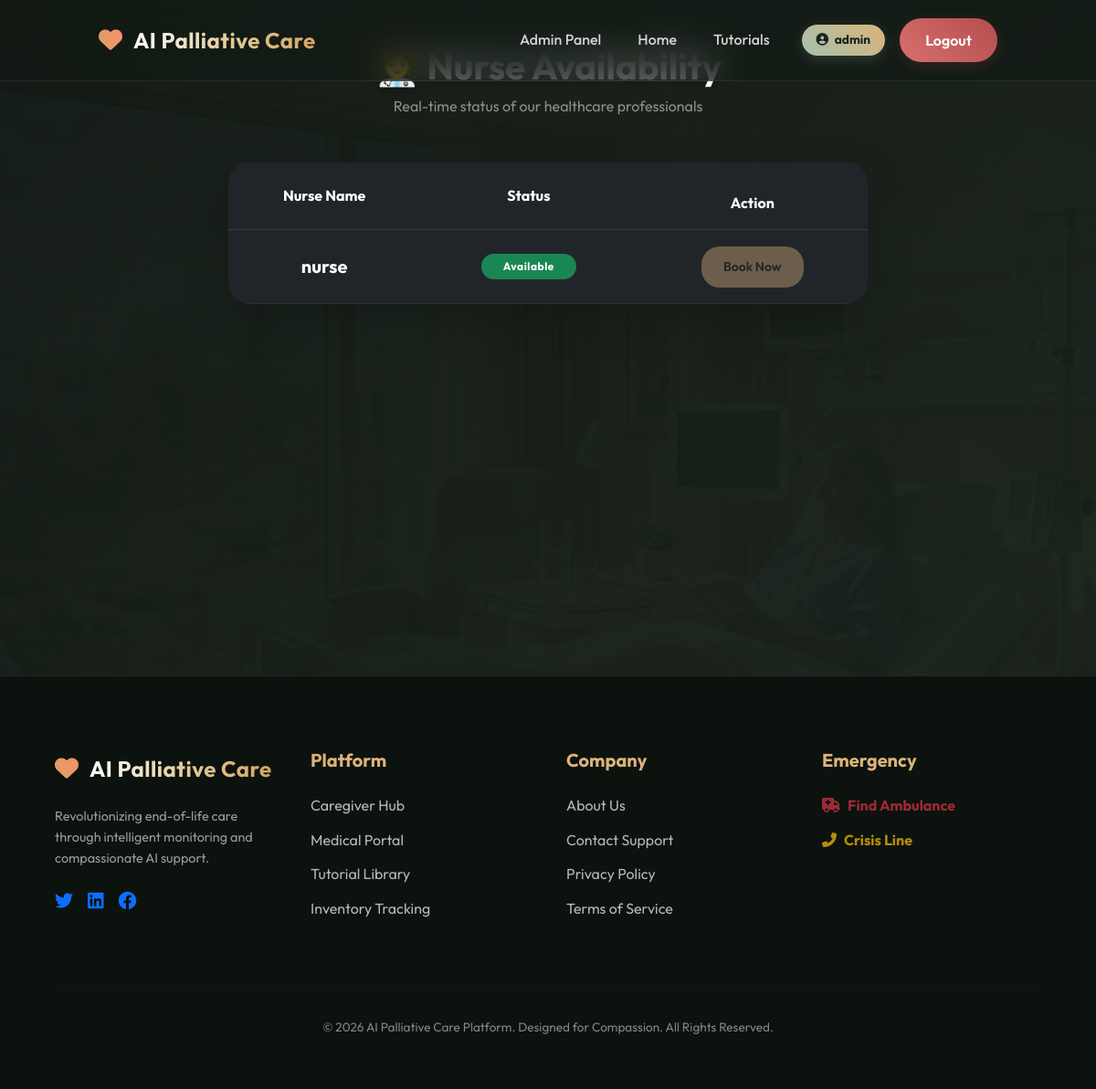
Page /nurse_availability (signed in) on the earlier database version.
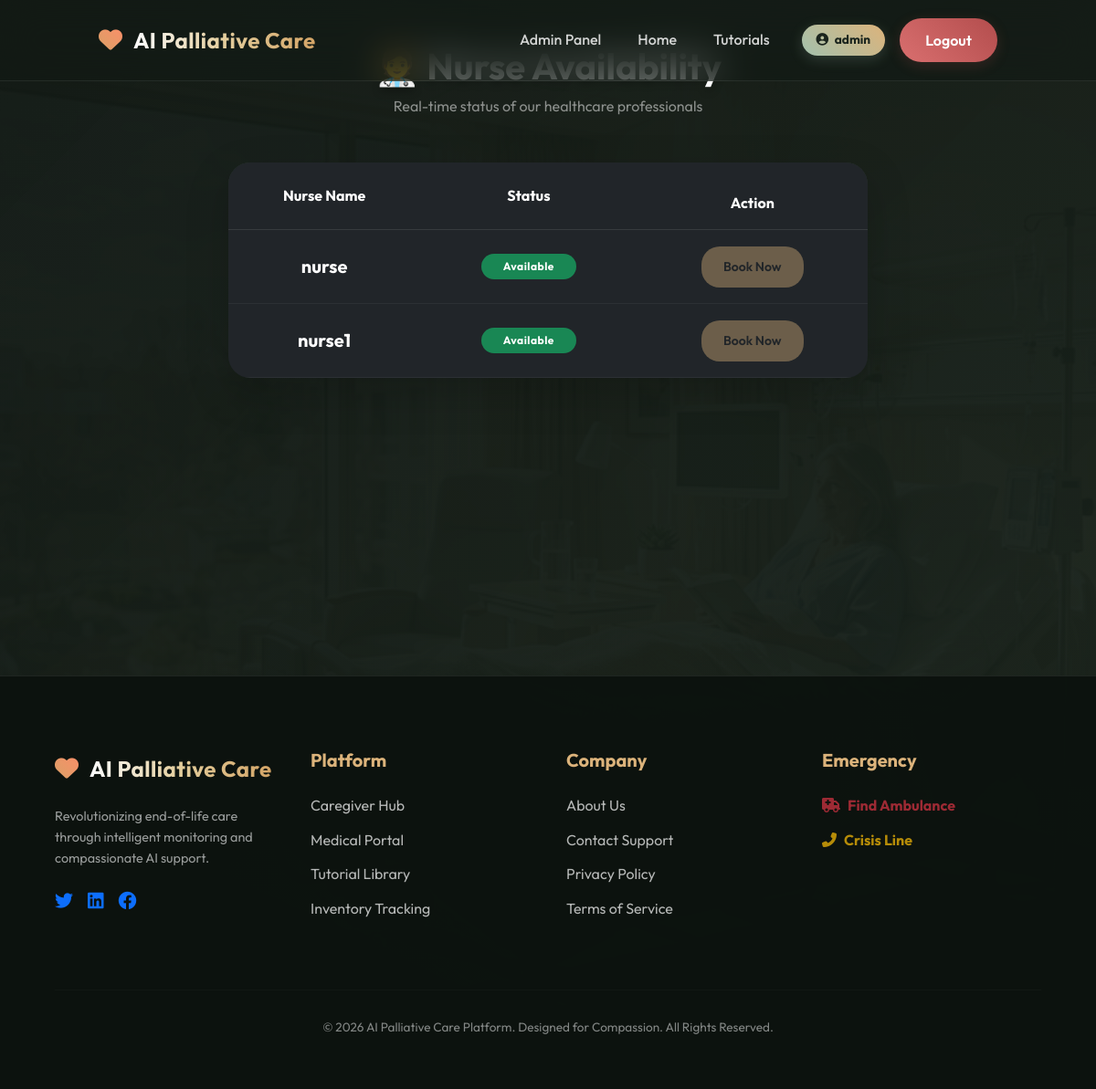
Same page on the later database version.
### tables this page shows
CREATE TABLE users(
        id INTEGER PRIMARY KEY AUTOINCREMENT,
        username TEXT UNIQUE,
        password TEXT,
        role TEXT,
        status TEXT DEFAULT 'Available'
    );

### app.py (the view)
@app.route("/nurse_availability")
def nurse_availability():
    if "user" not in session:
        return redirect("/login")
    conn = get_db()
    nurses = conn.execute(
        "SELECT username, status FROM users WHERE role='nurse'"
    ).fetchall()
    return render_template("nurse_availability.html", nurses=nurses)

### app.py (called while the page is built)
@app.after_request
def add_header(response):
    response.cache_control.no_store = True
    response.cache_control.no_cache = True
    response.cache_control.must_revalidate = True
    response.cache_control.max_age = 0
    return response

def get_db():
    if 'db' not in g:
        g.db = sqlite3.connect(DB, timeout=20)
        g.db.row_factory = sqlite3.Row
        g.db.execute("PRAGMA journal_mode=WAL")
    return g.db

### templates/nurse_availability.html (shortened to what this page needs)
{% extends "base.html" %}
{% block content %}
<div class="container py-5">
    <div class="text-center mb-5">
        <h2 class="fw-bold text-white mb-2" style="text-shadow: 0 4px 10px rgba(0,0,0,0.3); font-size: 2.5rem;">🧑‍⚕️ Nurse Availability</h2>
        <p class="text-white-50">Real-time status of our healthcare professionals</p>
    </div>
    <div class="mx-auto" style="max-width: 700px;">
        <div class="glass-card shadow-lg p-0 overflow-hidden" style="border-radius: 24px;">
            <table class="table table-dark table-hover mb-0 text-center" style="background: transparent;">
                <thead style="background: rgba(124, 160, 135, 0.2);">
                    <tr>
                        <th class="py-4">Nurse Name</th>
                        <th class="py-4">Status</th>
                        <th class="py-3">Action</th>
                    </tr>
                </thead>
                <tbody>
                    {% if nurses %}
                        {% for nurse in nurses %}
                        <tr style="border-bottom: 1px solid rgba(255,255,255,0.05); vertical-align: middle;">
                            <td class="py-4 fw-bold fs-5">{{ nurse.username }}</td>
                            <td class="py-4">
                                <span class="badge rounded-pill px-4 py-2 {% if nurse.status == 'Available' %}bg-success{% else %}bg-danger{% endif %}" style="letter-spacing: 0.5px;">
                                    {{ nurse.status }}
                                </span>
                            </td>
                            <td>
                                {% if nurse.status == 'Available' %}
                                    <a href="/booking" class="btn btn-sm px-4" style="background: rgba(220, 179, 123, 0.4); border-radius: 20px;">Book Now</a>
                                {% else %}
                                    <span class="text-white-50 small">Wait for update</span>
                                {% endif %}
                            </td>
                        </tr>
                        {% endfor %}
                    {% endif %}
                </tbody>
            </table>
        </div>
    </div>
</div>
{% endblock %}

### templates/base.html (shortened to what this page needs)
<!DOCTYPE html>
<html lang="en">
<head>
    <link href="https://cdn.jsdelivr.net/npm/bootstrap@5.3.0/dist/css/bootstrap.min.css" rel="stylesheet">
    <link rel="stylesheet" href="{{ url_for('static', filename='css/style.css') }}">
    <link rel="stylesheet" href="https://cdnjs.cloudflare.com/ajax/libs/font-awesome/6.4.0/css/all.min.css">
</head>
<body class="bg-dark text-light">
<nav class="navbar navbar-expand-lg premium-navbar fixed-top">
    <div class="container-fluid px-lg-5">
        <a class="navbar-brand brand-logo" href="/">
            <span class="heart"><i class="fas fa-heart"></i></span>
            <span class="brand-text">AI Palliative Care</span>
        </a>
        <div class="collapse navbar-collapse justify-content-end" id="navMenu">
            <div class="navbar-nav align-items-lg-center">
                {% if session.get("user") %}
                    {% if session["role"] == "caregiver" %}
                        <a href="/caregiver_dashboard" class="nav-link">Dashboard</a>
                    {% elif session["role"] == "admin" %}
                        <a href="/admin_dashboard" class="nav-link">Admin Panel</a>
                    {% elif session["role"] == "nurse" %}
                        <a href="/nurse_dashboard" class="nav-link">Nurse Hub</a>
                    {% endif %}
                    <a href="/" class="nav-link">Home</a>
                    <a href="/tutorials" class="nav-link">Tutorials</a>
                    <span class="user-badge mb-2 mb-lg-0">
                        <i class="fas fa-user-circle me-1"></i> {{ session["user"] }}
                    </span>
                    <a href="/logout" class="btn btn-logout ms-lg-3">Logout</a>
                {% else %}
                    <a href="/" class="nav-link me-lg-3">Home</a>
                    <a href="/login" class="btn btn-outline me-lg-2 mb-2 mb-lg-0">Login</a>
                    <a href="/signup" class="btn btn-glow">Get Started</a>
                {% endif %}
            </div>
        </div>
    </div>
</nav>
<main id="main-content" class="container-fluid page-transition" style="min-height: 80vh;">
    {% block content %}{% endblock %}
</main>
<footer class="premium-footer">
    <div class="footer-grid">
        <div class="footer-brand">
            <a class="brand-logo" href="/">
                <span class="heart"><i class="fas fa-heart"></i></span>
                <span class="brand-text">AI Palliative Care</span>
            </a>
            <p class="footer-desc mt-3">
                Revolutionizing end-of-life care through intelligent monitoring and compassionate AI support.
            </p>
            <div class="social-links mt-4 d-flex gap-3">
                <a href="#"><i class="fab fa-twitter h5"></i></a>
                <a href="#"><i class="fab fa-linkedin h5"></i></a>
                <a href="#"><i class="fab fa-facebook h5"></i></a>
            </div>
        </div>
        <div class="footer-nav">
            <h5 class="footer-head">Platform</h5>
            <ul class="footer-links">
                <li><a href="/caregiver_dashboard">Caregiver Hub</a></li>
                <li><a href="/nurse_dashboard">Medical Portal</a></li>
                <li><a href="/tutorials">Tutorial Library</a></li>
                <li><a href="/medical_items">Inventory Tracking</a></li>
            </ul>
        </div>
        <div class="footer-nav">
            <h5 class="footer-head">Company</h5>
            <ul class="footer-links">
                <li><a href="#">About Us</a></li>
                <li><a href="#">Contact Support</a></li>
                <li><a href="#">Privacy Policy</a></li>
                <li><a href="#">Terms of Service</a></li>
            </ul>
        </div>
        <div class="footer-nav">
            <h5 class="footer-head">Emergency</h5>
            <ul class="footer-links">
                <li><a href="/ambulance" class="text-danger fw-bold"><i class="fas fa-ambulance me-2"></i>Find Ambulance</a></li>
                <li><a href="#" class="text-warning fw-bold"><i class="fas fa-phone-alt me-2"></i>Crisis Line</a></li>
            </ul>
        </div>
    </div>
    <div class="footer-bottom">
        <p>&copy; 2026 AI Palliative Care Platform. Designed for Compassion. All Rights Reserved.</p>
    </div>
</footer>
</body>
</html>

### static/css/style.css (style rules this page uses)
:root { --primary: #a3c1ad; --secondary: #dcb37b; --dark: #121914; --glass: rgba(255, 255, 255, 0.03); --glass-border: rgba(255, 255, 255, 0.08); --transition: all 0.4s cubic-bezier(0.2, 1, 0.3, 1); }
body { font-family: 'Outfit', sans-serif; margin: 0; background: linear-gradient(135deg, rgba(18, 25, 20, 0.98), rgba(25, 35, 28, 0.96)), url('../images/real_ward.png') center/cover fixed; color: #fdfdfd; min-height: 100vh; overflow-x: hidden; line-height: 1.6; }
.container { padding: 20px; padding-top: 100px; }
.premium-navbar { display: flex; justify-content: space-between; align-items: center; padding: 18px 5%; background: rgba(18, 25, 20, 0.6); backdrop-filter: blur(20px); -webkit-backdrop-filter: blur(20px); border-bottom: 1px solid var(--glass-border); transition: var(--transition); z-index: 1030; }
.brand-logo { display: flex; align-items: center; gap: 12px; font-weight: 700; font-size: 24px; text-decoration: none; }
.brand-text { background: linear-gradient(90deg, #fdfdfd, #e3cd9c, #d3a466); -webkit-background-clip: text; background-clip: text; -webkit-text-fill-color: transparent; letter-spacing: 0.5px; }
.heart { font-size: 26px; background: linear-gradient(45deg, #d3a466, #ff8c69); -webkit-background-clip: text; background-clip: text; color: transparent; animation: heartbeat 1.4s infinite; }
.nav-link { color: #fff !important; margin: 0 12px; position: relative; text-decoration: none; font-weight: 500; opacity: 0.8; transition: var(--transition); }
.nav-link::after { content: ""; width: 0%; height: 2px; background: var(--secondary); position: absolute; bottom: -4px; left: 0; transition: var(--transition); }
.user-badge { background: linear-gradient(45deg, var(--primary), var(--secondary)); padding: 6px 16px; border-radius: 30px; font-size: 0.85rem; margin-left: 15px; color: #1a241d; font-weight: 700; box-shadow: 0 4px 15px rgba(163, 193, 173, 0.2); }
.btn { padding: 12px 28px; border-radius: 30px; font-weight: 600; transition: var(--transition); border: none; cursor: pointer; text-decoration: none; display: inline-flex; align-items: center; justify-content: center; gap: 8px; }
.btn-logout { background: linear-gradient(45deg, #d96f6f, #b34d4d); color: white; box-shadow: 0 4px 15px rgba(179, 77, 77, 0.2); }
.premium-footer { background: rgba(12, 18, 14, 0.95); padding: 80px 5% 40px; margin-top: 100px; border-top: 1px solid var(--glass-border); }
.footer-grid { display: grid; grid-template-columns: repeat(auto-fit, minmax(200px, 1fr)); gap: 40px; max-width: 1200px; margin: 0 auto; }
.footer-brand .brand-logo { margin-bottom: 20px; }
.footer-desc { opacity: 0.6; font-size: 0.9rem; max-width: 300px; }
.footer-head { font-weight: 700; margin-bottom: 25px; color: var(--secondary); }
.footer-links { list-style: none; padding: 0; }
.footer-links li { margin-bottom: 12px; }
.footer-links a { color: #fff; text-decoration: none; opacity: 0.7; transition: var(--transition); }
.footer-bottom { margin-top: 60px; padding-top: 30px; border-top: 1px solid rgba(255,255,255,0.05); text-align: center; font-size: 0.85rem; opacity: 0.5; }
.page-transition { animation: fadeInUp 0.8s cubic-bezier(0.2, 1, 0.3, 1) forwards; }

Differences in the rows shown:
added users: username "nurse1", status "Available", shows "Book Now"
